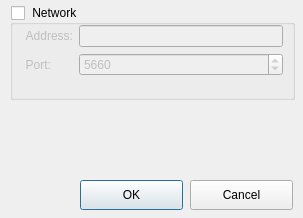
<?xml version="1.0" encoding="UTF-8"?>
<ui version="4.0">
 <class>SettingsDialog</class>
 <widget class="QDialog" name="SettingsDialog">
  <property name="geometry">
   <rect>
    <x>0</x>
    <y>0</y>
    <width>303</width>
    <height>218</height>
   </rect>
  </property>
  <property name="sizePolicy">
   <sizepolicy hsizetype="Preferred" vsizetype="Preferred">
    <horstretch>0</horstretch>
    <verstretch>0</verstretch>
   </sizepolicy>
  </property>
  <property name="minimumSize">
   <size>
    <width>303</width>
    <height>218</height>
   </size>
  </property>
  <property name="maximumSize">
   <size>
    <width>303</width>
    <height>218</height>
   </size>
  </property>
  <property name="windowTitle">
   <string>Settings</string>
  </property>
  <widget class="QPushButton" name="pushButtonOK">
   <property name="geometry">
    <rect>
     <x>80</x>
     <y>180</y>
     <width>103</width>
     <height>30</height>
    </rect>
   </property>
   <property name="text">
    <string>OK</string>
   </property>
  </widget>
  <widget class="QPushButton" name="pushButtonCancel">
   <property name="geometry">
    <rect>
     <x>190</x>
     <y>180</y>
     <width>103</width>
     <height>30</height>
    </rect>
   </property>
   <property name="text">
    <string>Cancel</string>
   </property>
  </widget>
  <widget class="QGroupBox" name="groupBoxNetwork">
   <property name="geometry">
    <rect>
     <x>10</x>
     <y>5</y>
     <width>285</width>
     <height>95</height>
    </rect>
   </property>
   <property name="title">
    <string> Network </string>
   </property>
   <property name="checkable">
    <bool>true</bool>
   </property>
   <property name="checked">
    <bool>false</bool>
   </property>
   <widget class="QWidget" name="layoutWidget">
    <property name="geometry">
     <rect>
      <x>15</x>
      <y>20</y>
      <width>258</width>
      <height>63</height>
     </rect>
    </property>
    <layout class="QFormLayout" name="formLayout">
     <item row="0" column="0">
      <widget class="QLabel" name="labelIP">
       <property name="layoutDirection">
        <enum>Qt::LeftToRight</enum>
       </property>
       <property name="text">
        <string>Address:</string>
       </property>
       <property name="alignment">
        <set>Qt::AlignRight|Qt::AlignTrailing|Qt::AlignVCenter</set>
       </property>
      </widget>
     </item>
     <item row="0" column="1">
      <widget class="QLineEdit" name="lineEditIP"/>
     </item>
     <item row="1" column="0">
      <widget class="QLabel" name="labelPort">
       <property name="layoutDirection">
        <enum>Qt::LeftToRight</enum>
       </property>
       <property name="text">
        <string>Port:</string>
       </property>
       <property name="alignment">
        <set>Qt::AlignRight|Qt::AlignTrailing|Qt::AlignVCenter</set>
       </property>
      </widget>
     </item>
     <item row="1" column="1">
      <widget class="QSpinBox" name="spinBoxPort">
       <property name="maximum">
        <number>65000</number>
       </property>
       <property name="value">
        <number>5660</number>
       </property>
      </widget>
     </item>
    </layout>
   </widget>
  </widget>
 </widget>
 <resources/>
 <connections>
  <connection>
   <sender>groupBoxNetwork</sender>
   <signal>clicked(bool)</signal>
   <receiver>SettingsDialog</receiver>
   <slot>groupboxNetworkClicked(bool)</slot>
   <hints>
    <hint type="sourcelabel">
     <x>57</x>
     <y>19</y>
    </hint>
    <hint type="destinationlabel">
     <x>15</x>
     <y>279</y>
    </hint>
   </hints>
  </connection>
  <connection>
   <sender>pushButtonOK</sender>
   <signal>pressed()</signal>
   <receiver>SettingsDialog</receiver>
   <slot>btnOKClicked()</slot>
   <hints>
    <hint type="sourcelabel">
     <x>263</x>
     <y>276</y>
    </hint>
    <hint type="destinationlabel">
     <x>15</x>
     <y>227</y>
    </hint>
   </hints>
  </connection>
  <connection>
   <sender>pushButtonCancel</sender>
   <signal>pressed()</signal>
   <receiver>SettingsDialog</receiver>
   <slot>btnCancelClicked()</slot>
   <hints>
    <hint type="sourcelabel">
     <x>334</x>
     <y>267</y>
    </hint>
    <hint type="destinationlabel">
     <x>15</x>
     <y>238</y>
    </hint>
   </hints>
  </connection>
 </connections>
 <slots>
  <slot>groupBoxNetworkClicked(bool)</slot>
  <slot>groupBoxCOMClicked(bool)</slot>
  <slot>btnOKClicked()</slot>
  <slot>btnCancelClicked()</slot>
 </slots>
</ui>
